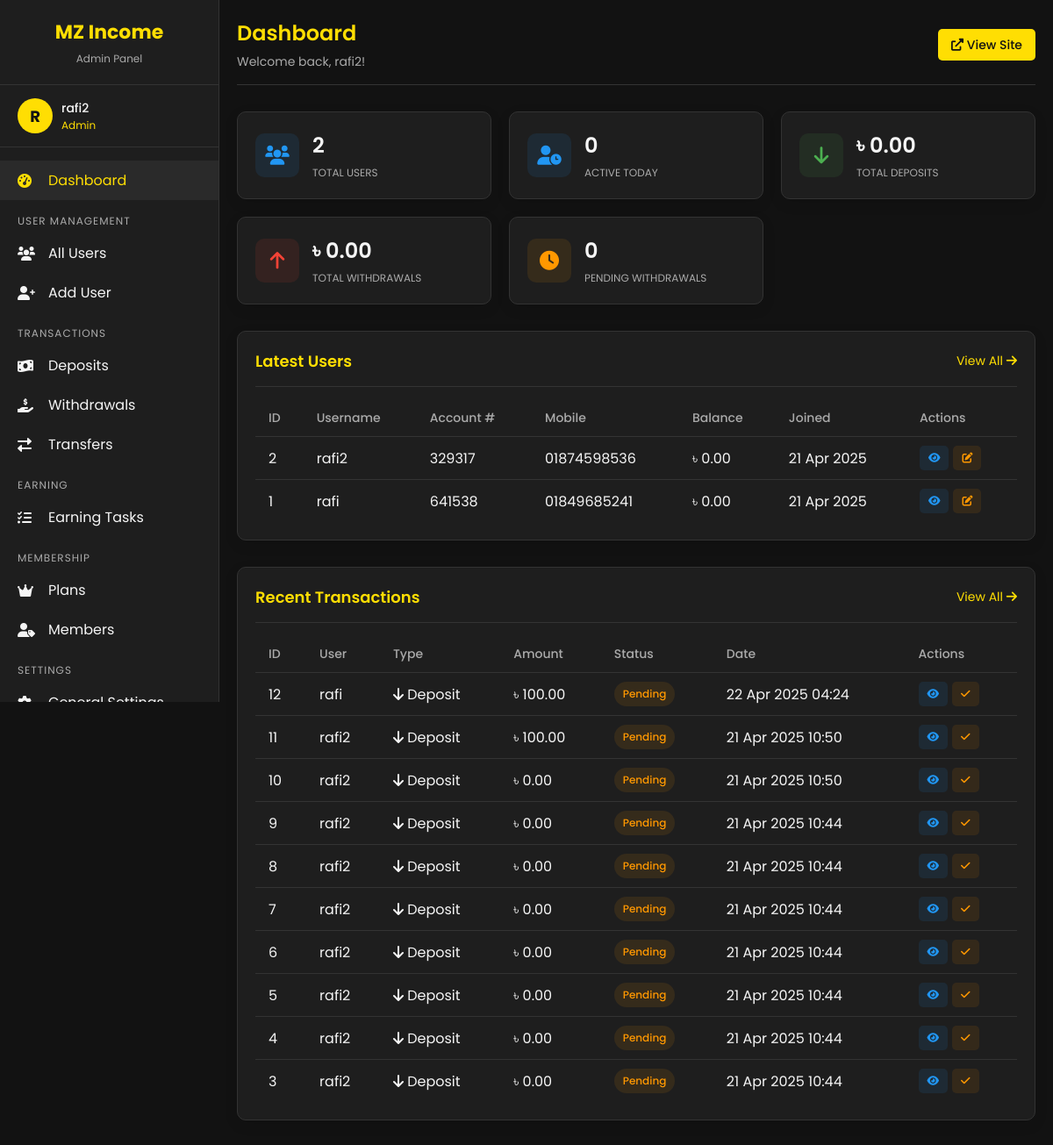
/admin/dashboard.php (signed in), run on the app's committed database.
### tables this page shows
CREATE TABLE `users` (
  `id` int(11) NOT NULL,
  `username` varchar(50) NOT NULL,
  `password` varchar(255) NOT NULL,
  `mobile` varchar(15) NOT NULL,
  `account_number` varchar(6) NOT NULL,
  `balance` decimal(12,2) NOT NULL DEFAULT 0.00,
  `referral_code` varchar(10) NOT NULL,
  `referred_by` varchar(50) DEFAULT NULL,
  `membership_id` int(11) DEFAULT 1,
  `status` enum('active','suspended','blocked') NOT NULL DEFAULT 'active',
  `created_at` timestamp NOT NULL DEFAULT current_timestamp(),
  `updated_at` timestamp NOT NULL DEFAULT current_timestamp() ON UPDATE current_timestamp()
);

CREATE TABLE `transactions` (
  `id` int(11) NOT NULL,
  `user_id` int(11) NOT NULL,
  `type` enum('deposit','withdraw','transfer','bonus','earning') NOT NULL,
  `amount` decimal(12,2) NOT NULL,
  `fee` decimal(12,2) NOT NULL DEFAULT 0.00,
  `status` enum('pending','completed','rejected','cancelled') NOT NULL DEFAULT 'pending',
  `recipient_id` int(11) DEFAULT NULL,
  `payment_method` varchar(50) DEFAULT NULL,
  `transaction_details` text DEFAULT NULL,
  `admin_note` text DEFAULT NULL,
  `reference_id` varchar(20) DEFAULT NULL,
  `created_at` timestamp NOT NULL DEFAULT current_timestamp(),
  `updated_at` timestamp NOT NULL DEFAULT current_timestamp() ON UPDATE current_timestamp()
);

### admin/dashboard.php (the view, shortened to what this page needs)
<?php
$admin_username = $_SESSION['admin_username'] ?? 'Admin';
$admin_role = $_SESSION['admin_role'] ?? 'admin';
$admin_name = $_SESSION['admin_name'] ?? 'Administrator';
$host = 'localhost';
$db_name = 'qydipzkd_Income';
$username = 'qydipzkd_Income';
$password = 'income314@';
try {
    $conn = new PDO("mysql:host=$host;dbname=$db_name", $username, $password);
    $conn->setAttribute(PDO::ATTR_ERRMODE, PDO::ERRMODE_EXCEPTION);
    $stmt = $conn->query("SELECT COUNT(*) as total FROM users");
    $total_users = $stmt->fetch(PDO::FETCH_ASSOC)['total'];
    $stmt = $conn->query("SELECT COUNT(*) as total FROM activity_logs WHERE activity_type = 'login' AND DATE(created_at) = CURDATE()");
    $active_users = $stmt->fetch(PDO::FETCH_ASSOC)['total'];
    $stmt = $conn->query("SELECT COALESCE(SUM(amount), 0) as total FROM transactions WHERE type = 'deposit' AND status = 'completed'");
    $total_deposits = $stmt->fetch(PDO::FETCH_ASSOC)['total'];
    $stmt = $conn->query("SELECT COALESCE(SUM(amount), 0) as total FROM transactions WHERE type = 'withdraw' AND status = 'completed'");
    $total_withdrawals = $stmt->fetch(PDO::FETCH_ASSOC)['total'];
    $stmt = $conn->query("SELECT COUNT(*) as total FROM transactions WHERE type = 'withdraw' AND status = 'pending'");
    $pending_withdrawals = $stmt->fetch(PDO::FETCH_ASSOC)['total'];
    $stmt = $conn->query("SELECT id, username, account_number, mobile, balance, created_at FROM users ORDER BY id DESC LIMIT 5");
    $latest_users = $stmt->fetchAll(PDO::FETCH_ASSOC);
    $stmt = $conn->query("SELECT t.id, t.amount, t.type, t.status, t.created_at, u.username
                          FROM transactions t
                          JOIN users u ON t.user_id = u.id
                          ORDER BY t.id DESC LIMIT 10");
    $recent_transactions = $stmt->fetchAll(PDO::FETCH_ASSOC);
} catch(PDOException $e) {
    $error = 'Database error: ' . $e->getMessage();
}
?>
<!DOCTYPE html>
<html lang="en">
<head>
    <link rel="stylesheet" href="https://cdnjs.cloudflare.com/ajax/libs/font-awesome/6.0.0/css/all.min.css">
</head>
<body>
    <div class="sidebar">
        <div class="sidebar-header">
            <h1>MZ Income</h1>
            <p>Admin Panel</p>
        </div>
        <div class="admin-info">
            <div class="admin-avatar">
                <?php echo strtoupper(substr($admin_username, 0, 1)); ?>
            </div>
            <div class="admin-details">
                <div class="admin-name"><?php echo htmlspecialchars($admin_name); ?></div>
                <div class="admin-role"><?php echo ucfirst(htmlspecialchars($admin_role)); ?></div>
            </div>
        </div>
        <div class="sidebar-menu">
            <a href="dashboard.php" class="menu-item active">
                <i class="fas fa-tachometer-alt"></i>
                <span>Dashboard</span>
            </a>
            <div class="menu-category">User Management</div>
            <a href="users/index.php" class="menu-item">
                <i class="fas fa-users"></i>
                <span>All Users</span>
            </a>
            <a href="users/add.php" class="menu-item">
                <i class="fas fa-user-plus"></i>
                <span>Add User</span>
            </a>
            <div class="menu-category">Transactions</div>
            <a href="transactions/deposits.php" class="menu-item">
                <i class="fas fa-money-bill-wave"></i>
                <span>Deposits</span>
            </a>
            <a href="transactions/withdrawals.php" class="menu-item">
                <i class="fas fa-hand-holding-usd"></i>
                <span>Withdrawals</span>
            </a>
            <a href="transactions/transfers.php" class="menu-item">
                <i class="fas fa-exchange-alt"></i>
                <span>Transfers</span>
            </a>
            <div class="menu-category">Earning</div>
            <a href="earning/tasks.php" class="menu-item">
                <i class="fas fa-tasks"></i>
                <span>Earning Tasks</span>
            </a>
            <div class="menu-category">Membership</div>
            <a href="membership/plans.php" class="menu-item">
                <i class="fas fa-crown"></i>
                <span>Plans</span>
            </a>
            <a href="membership/members.php" class="menu-item">
                <i class="fas fa-user-tag"></i>
                <span>Members</span>
            </a>
            <div class="menu-category">Settings</div>
            <a href="settings/general.php" class="menu-item">
                <i class="fas fa-cog"></i>
                <span>General Settings</span>
            </a>
        </div>
    </div>
    <div class="main-content">
        <div class="header">
            <div class="page-title">
                <h1>Dashboard</h1>
                <p>Welcome back, <?php echo htmlspecialchars($admin_name); ?>!</p>
            </div>
            <div class="header-actions">
                <a href="../index.php" target="_blank">
                    <i class="fas fa-external-link-alt"></i> View Site
                </a>
            </div>
        </div>
        <div class="stats-container">
            <div class="stat-card">
                <div class="stat-icon icon-users">
                    <i class="fas fa-users"></i>
                </div>
                <div class="stat-info">
                    <div class="stat-value"><?php echo number_format($total_users); ?></div>
                    <div class="stat-label">Total Users</div>
                </div>
            </div>
            <div class="stat-card">
                <div class="stat-icon icon-users">
                    <i class="fas fa-user-clock"></i>
                </div>
                <div class="stat-info">
                    <div class="stat-value"><?php echo number_format($active_users); ?></div>
                    <div class="stat-label">Active Today</div>
                </div>
            </div>
            <div class="stat-card">
                <div class="stat-icon icon-deposits">
                    <i class="fas fa-arrow-down"></i>
                </div>
                <div class="stat-info">
                    <div class="stat-value">৳ <?php echo number_format($total_deposits, 2); ?></div>
                    <div class="stat-label">Total Deposits</div>
                </div>
            </div>
            <div class="stat-card">
                <div class="stat-icon icon-withdrawals">
                    <i class="fas fa-arrow-up"></i>
                </div>
                <div class="stat-info">
                    <div class="stat-value">৳ <?php echo number_format($total_withdrawals, 2); ?></div>
                    <div class="stat-label">Total Withdrawals</div>
                </div>
            </div>
            <div class="stat-card">
                <div class="stat-icon icon-pending">
                    <i class="fas fa-clock"></i>
                </div>
                <div class="stat-info">
                    <div class="stat-value"><?php echo number_format($pending_withdrawals); ?></div>
                    <div class="stat-label">Pending Withdrawals</div>
                </div>
            </div>
        </div>
        <div class="data-card">
            <div class="card-header">
                <h3 class="card-title">Latest Users</h3>
                <a href="users/index.php" class="view-all">View All <i class="fas fa-arrow-right"></i></a>
            </div>
            <div class="table-responsive">
                <table>
                    <thead>
                        <tr>
                            <th>ID</th>
                            <th>Username</th>
                            <th>Account #</th>
                            <th>Mobile</th>
                            <th>Balance</th>
                            <th>Joined</th>
                            <th>Actions</th>
                        </tr>
                    </thead>
                    <tbody>
                        <?php if (!empty($latest_users)): ?>
                            <?php foreach ($latest_users as $user): ?>
                                <tr>
                                    <td><?php echo $user['id']; ?></td>
                                    <td><?php echo htmlspecialchars($user['username']); ?></td>
                                    <td><?php echo htmlspecialchars($user['account_number']); ?></td>
                                    <td><?php echo htmlspecialchars($user['mobile']); ?></td>
                                    <td>৳ <?php echo number_format($user['balance'], 2); ?></td>
                                    <td><?php echo date('d M Y', strtotime($user['created_at'])); ?></td>
                                    <td>
                                        <div class="action-buttons">
                                            <a href="users/view.php?id=<?php echo $user['id']; ?>" class="btn-action btn-view">
                                                <i class="fas fa-eye"></i>
                                            </a>
                                            <a href="users/edit.php?id=<?php echo $user['id']; ?>" class="btn-action btn-edit">
                                                <i class="fas fa-edit"></i>
                                            </a>
                                        </div>
                                    </td>
                                </tr>
                            <?php endforeach; ?>
                        <?php else: ?>
                            <tr>
                                <td colspan="7" style="text-align: center;">No users found</td>
                            </tr>
                        <?php endif; ?>
                    </tbody>
                </table>
            </div>
        </div>
        <div class="data-card">
            <div class="card-header">
                <h3 class="card-title">Recent Transactions</h3>
                <a href="transactions/index.php" class="view-all">View All <i class="fas fa-arrow-right"></i></a>
            </div>
            <div class="table-responsive">
                <table>
                    <thead>
                        <tr>
                            <th>ID</th>
                            <th>User</th>
                            <th>Type</th>
                            <th>Amount</th>
                            <th>Status</th>
                            <th>Date</th>
                            <th>Actions</th>
                        </tr>
                    </thead>
                    <tbody>
                        <?php if (!empty($recent_transactions)): ?>
                            <?php foreach ($recent_transactions as $transaction): ?>
                                <tr>
                                    <td><?php echo $transaction['id']; ?></td>
                                    <td><?php echo htmlspecialchars($transaction['username']); ?></td>
                                    <td>
                                        <?php
                                        $type_icon = '';
                                        switch ($transaction['type']) {
                                            case 'deposit':
                                                $type_icon = '<i class="fas fa-arrow-down text-success"></i>';
                                                $type_text = 'Deposit';
                                                break;
                                        }
                                        echo $type_icon . ' ' . $type_text;
                                        ?>
                                    </td>
                                    <td>৳ <?php echo number_format($transaction['amount'], 2); ?></td>
                                    <td>
                                        <?php
                                        $status_class = '';
                                        switch ($transaction['status']) {
                                            case 'pending':
                                                $status_class = 'status-pending';
                                                break;
                                        }
                                        ?>
                                        <span class="status-badge <?php echo $status_class; ?>">
                                            <?php echo ucfirst($transaction['status']); ?>
                                        </span>
                                    </td>
                                    <td><?php echo date('d M Y H:i', strtotime($transaction['created_at'])); ?></td>
                                    <td>
                                        <div class="action-buttons">
                                            <a href="transactions/view.php?id=<?php echo $transaction['id']; ?>" class="btn-action btn-view">
                                                <i class="fas fa-eye"></i>
                                            </a>
                                            <?php if ($transaction['status'] == 'pending'): ?>
                                                <a href="transactions/process.php?id=<?php echo $transaction['id']; ?>" class="btn-action btn-edit">
                                                    <i class="fas fa-check"></i>
                                                </a>
                                            <?php endif; ?>
                                        </div>
                                    </td>
                                </tr>
                            <?php endforeach; ?>
                        <?php else: ?>
                            <tr>
                                <td colspan="7" style="text-align: center;">No transactions found</td>
                            </tr>
                        <?php endif; ?>
                    </tbody>
                </table>
            </div>
        </div>
    </div>
</body>
</html>

### data on the page
users: id "2", username "rafi2", account_number "329317", mobile "01874598536", balance "0.00", created_at "21 Apr 2025"
users: id "1", username "rafi", account_number "641538", mobile "01849685241", balance "0.00", created_at "21 Apr 2025"
transactions: id "12", user.username "rafi", type "Deposit", amount "100.00", status "Pending", created_at "22 Apr 2025 04:24"
transactions: id "11", user.username "rafi2", type "Deposit", amount "100.00", status "Pending", created_at "21 Apr 2025 10:50"
transactions: id "10", user.username "rafi2", type "Deposit", amount "0.00", status "Pending", created_at "21 Apr 2025 10:50"
transactions: id "9", user.username "rafi2", type "Deposit", amount "0.00", status "Pending", created_at "21 Apr 2025 10:44"
transactions: id "8", user.username "rafi2", type "Deposit", amount "0.00", status "Pending", created_at "21 Apr 2025 10:44"
transactions: id "7", user.username "rafi2", type "Deposit", amount "0.00", status "Pending", created_at "21 Apr 2025 10:44"
transactions: id "6", user.username "rafi2", type "Deposit", amount "0.00", status "Pending", created_at "21 Apr 2025 10:44"
transactions: id "5", user.username "rafi2", type "Deposit", amount "0.00", status "Pending", created_at "21 Apr 2025 10:44"
transactions: id "4", user.username "rafi2", type "Deposit", amount "0.00", status "Pending", created_at "21 Apr 2025 10:44"
transactions: id "3", user.username "rafi2", type "Deposit", amount "0.00", status "Pending", created_at "21 Apr 2025 10:44"

### other printed values
substr($admin_username, 0, 1) "R"
$admin_name "rafi2"
$admin_role "Admin"
$total_users "2"
$active_users "0"
$total_deposits "0.00"
$total_withdrawals "0.00"
$pending_withdrawals "0"
